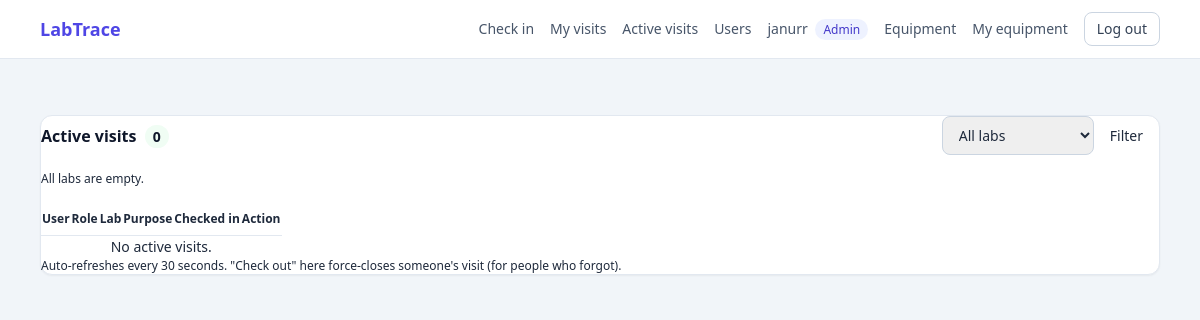
The app's page /visits/active/ (signed in), older data.
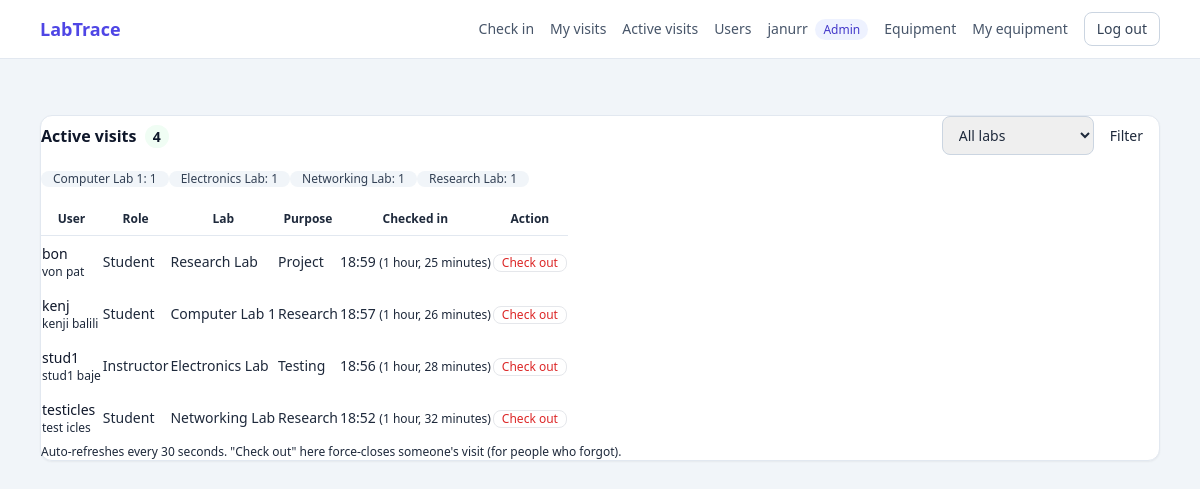
The same page, newer data.
### access_logging/models.py (models this page shows, shortened)
class LabVisit(models.Model):
    class Purpose(models.TextChoices):
        CLASS = "CLASS", "Class"
        RESEARCH = "RESEARCH", "Research"
        PROJECT = "PROJECT", "Project"
        TESTING = "TESTING", "Testing"
    class Status(models.TextChoices):
        ACTIVE = "ACTIVE", "Active"
        COMPLETED = "COMPLETED", "Completed"
    user = models.ForeignKey(
        settings.AUTH_USER_MODEL,
        on_delete=models.PROTECT,
        related_name="lab_visits",
    )
    lab_location = models.CharField(max_length=100, db_index=True)
    purpose = models.CharField(max_length=20, choices=Purpose.choices)
    check_in_time = models.DateTimeField(auto_now_add=True, db_index=True)
    check_out_time = models.DateTimeField(null=True, blank=True)
    duration_minutes = models.IntegerField(null=True, blank=True)
    status = models.CharField(
        max_length=20, choices=Status.choices, default=Status.ACTIVE, db_index=True
    )
    class Meta:
        ordering = ["-check_in_time"]
        constraints = [
            models.UniqueConstraint(
                fields=["user"],
                condition=Q(status="ACTIVE"),
                name="one_active_visit_per_user",
            ),
        ]

### authentication/models.py (models this page shows, shortened)
class User(AbstractUser):
    class Role(models.TextChoices):
        STUDENT = "STUDENT", "Student"
        INSTRUCTOR = "INSTRUCTOR", "Instructor"
        RESEARCHER = "RESEARCHER", "Researcher"
        ADMIN = "ADMIN", "Admin"
    email = models.EmailField(
        "email address",
        unique=True,
        validators=[validate_institutional_email],
        error_messages={"unique": "A user with this email already exists."},
    )
    role = models.CharField(
        max_length=20,
        choices=Role.choices,
        default=Role.STUDENT,
        db_index=True,
    )
    class Meta:
        ordering = ["username"]
    @property
    def is_admin_role(self):
        return self.role == self.Role.ADMIN
    @property
    def is_staff_role(self):
        return self.role in (self.Role.INSTRUCTOR, self.Role.ADMIN)

### access_logging/views.py (the view, shortened to what this page needs)
# urls.py: path("active/", views.active_visits_view, name="active"),
@role_required(*STAFF_ROLES)
def active_visits_view(request):
    location = request.GET.get("location", "")
    qs = LabVisit.objects.filter(status=LabVisit.Status.ACTIVE).select_related("user")
    if location in settings.LAB_LOCATIONS:
        qs = qs.filter(lab_location=location)
    visits = list(qs)
    occupancy = (
        LabVisit.objects.filter(status=LabVisit.Status.ACTIVE)
        .values("lab_location")
        .annotate(n=Count("id"))
        .order_by("lab_location")
    )
    return render(
        request,
        "access_logging/active_visits.html",
        {
            "visits": visits,
            "occupancy": occupancy,
            "locations": settings.LAB_LOCATIONS,
            "location": location,
        },
    )

### access_logging/templates/access_logging/active_visits.html (shortened to what this page needs)
{% extends "base.html" %}
{% block content %}
<div class="rounded-xl border border-slate-200 bg-white p-6 shadow-sm">
  <div class="flex flex-wrap items-center justify-between gap-3">
    <h1 class="text-xl font-bold text-slate-900">
      Active visits <span id="active-count" class="ml-1 rounded-full bg-green-50 px-2 py-0.5 text-sm font-semibold text-green-700">{{ visits|length }}</span>
    </h1>
    <form method="get" class="flex items-center gap-2 text-sm">
      <select name="location" class="rounded-lg border border-slate-300 px-3 py-2">
        <option value="">All labs</option>
      </select>
      <button type="submit" class="rounded-lg bg-indigo-600 px-4 py-2 font-semibold text-white hover:bg-indigo-700">Filter</button>
    </form>
  </div>
  <div class="mt-4 flex flex-wrap gap-2 text-xs">
    {% for row in occupancy %}
    <span class="rounded-full bg-slate-100 px-3 py-1 font-medium text-slate-700">{{ row.lab_location }}: {{ row.n }}</span>
    {% empty %}
    <span class="text-slate-500">All labs are empty.</span>
    {% endfor %}
  </div>
  <div class="mt-4 overflow-x-auto">
    <table class="min-w-full text-left text-sm">
      <thead class="border-b border-slate-200 text-xs uppercase text-slate-500">
        <tr>
          <th class="py-2 pr-4">User</th>
          <th class="py-2 pr-4">Role</th>
          <th class="py-2 pr-4">Lab</th>
          <th class="py-2 pr-4">Purpose</th>
          <th class="py-2 pr-4">Checked in</th>
          <th class="py-2">Action</th>
        </tr>
      </thead>
      <tbody id="active-rows" data-url="{{ request.get_full_path }}" class="divide-y divide-slate-100">
        {% include "access_logging/_active_rows.html" %}
      </tbody>
    </table>
  </div>
  <p class="mt-3 text-xs text-slate-400">Auto-refreshes every 30 seconds. "Check out" here force-closes someone's visit (for people who forgot).</p>
</div>
{% endblock %}

### access_logging/templates/access_logging/_active_rows.html
{% for v in visits %}
<tr class="visit-row">
  <td class="py-2 pr-4">
    <div class="font-medium text-slate-900">{{ v.user.username }}</div>
    <div class="text-xs text-slate-500">{{ v.user.get_full_name|default:"-" }}</div>
  </td>
  <td class="py-2 pr-4">{{ v.user.get_role_display }}</td>
  <td class="py-2 pr-4">{{ v.lab_location }}</td>
  <td class="py-2 pr-4">{{ v.get_purpose_display }}</td>
  <td class="py-2 pr-4">{{ v.check_in_time|date:"H:i" }} <span class="text-xs text-slate-500">({{ v.check_in_time|timesince }})</span></td>
  <td class="py-2">
    <button type="button"
            class="js-checkout rounded-lg border border-red-300 px-2 py-1 text-xs font-medium text-red-600 hover:bg-red-50"
            data-url="{% url 'access_logging:check_out' v.pk %}"
            data-confirm="Check out {{ v.user.username }} from {{ v.lab_location }}?">Check out</button>
  </td>
</tr>
{% empty %}
<tr><td colspan="6" class="py-6 text-center text-slate-500">No active visits.</td></tr>
{% endfor %}

Row changes from the older to the newer data that the page shows:
added LabVisit: user.username "bon", user.get_full_name "von pat", user.role "Student", lab_location "Research Lab", purpose "Project", check_in_time "18:59", check_in_time "1 hour, 25 minutes"
added LabVisit: user.username "kenj", user.get_full_name "kenji balili", user.role "Student", lab_location "Computer Lab 1", purpose "Research", check_in_time "18:57", check_in_time "1 hour, 26 minutes"
added LabVisit: user.username "stud1", user.get_full_name "stud1 baje", user.role "Instructor", lab_location "Electronics Lab", purpose "Testing", check_in_time "18:56", check_in_time "1 hour, 28 minutes"
added LabVisit: user.username "testicles", user.get_full_name "test icles", user.role "Student", lab_location "Networking Lab", purpose "Research", check_in_time "18:52", check_in_time "1 hour, 32 minutes"
Text that changed along with them:
{{ visits|length }}: "0" → "4"
new list line: "Computer Lab 1 : 1"
new list line: "Electronics Lab : 1"
new list line: "Networking Lab : 1"
new list line: "Research Lab : 1"
text no longer shown: "All labs are empty. No active visits."
